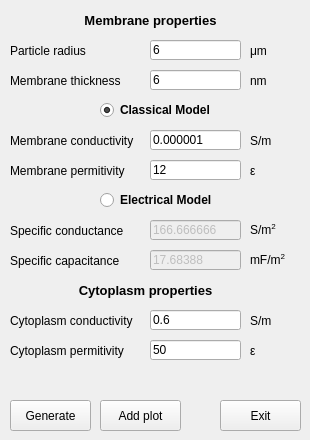
      <widget class="QWidget" name="ModelSingleShellTab">
       <attribute name="title">
        <string>Single shell</string>
       </attribute>
       <widget class="QPushButton" name="ModelSingleshellGenerateButton">
        <property name="geometry">
         <rect>
          <x>10</x>
          <y>400</y>
          <width>81</width>
          <height>31</height>
         </rect>
        </property>
        <property name="text">
         <string>Generate</string>
        </property>
       </widget>
       <widget class="QPushButton" name="ModelSingleshellAddplotButton">
        <property name="geometry">
         <rect>
          <x>100</x>
          <y>400</y>
          <width>81</width>
          <height>31</height>
         </rect>
        </property>
        <property name="text">
         <string>Add plot</string>
        </property>
       </widget>
       <widget class="QLabel" name="label_13">
        <property name="geometry">
         <rect>
          <x>10</x>
          <y>130</y>
          <width>141</width>
          <height>21</height>
         </rect>
        </property>
        <property name="text">
         <string>Membrane conductivity</string>
        </property>
       </widget>
       <widget class="QLineEdit" name="model_sish_membrane_perm_value_entry">
        <property name="geometry">
         <rect>
          <x>150</x>
          <y>160</y>
          <width>91</width>
          <height>20</height>
         </rect>
        </property>
        <property name="text">
         <string>12</string>
        </property>
       </widget>
       <widget class="QLabel" name="label_14">
        <property name="geometry">
         <rect>
          <x>250</x>
          <y>160</y>
          <width>31</width>
          <height>21</height>
         </rect>
        </property>
        <property name="text">
         <string>ε</string>
        </property>
       </widget>
       <widget class="QLabel" name="label_15">
        <property name="geometry">
         <rect>
          <x>250</x>
          <y>130</y>
          <width>31</width>
          <height>21</height>
         </rect>
        </property>
        <property name="text">
         <string>S/m</string>
        </property>
       </widget>
       <widget class="QLabel" name="label_16">
        <property name="geometry">
         <rect>
          <x>0</x>
          <y>10</y>
          <width>301</width>
          <height>21</height>
         </rect>
        </property>
        <property name="font">
         <font>
          <pointsize>10</pointsize>
          <weight>75</weight>
          <bold>true</bold>
         </font>
        </property>
        <property name="frameShape">
         <enum>QFrame::NoFrame</enum>
        </property>
        <property name="frameShadow">
         <enum>QFrame::Plain</enum>
        </property>
        <property name="text">
         <string>Membrane properties</string>
        </property>
        <property name="alignment">
         <set>Qt::AlignCenter</set>
        </property>
       </widget>
       <widget class="QLabel" name="label_17">
        <property name="geometry">
         <rect>
          <x>10</x>
          <y>160</y>
          <width>141</width>
          <height>21</height>
         </rect>
        </property>
        <property name="text">
         <string>Membrane permitivity</string>
        </property>
       </widget>
       <widget class="QLineEdit" name="model_sish_membrane_cond_value_entry">
        <property name="geometry">
         <rect>
          <x>150</x>
          <y>130</y>
          <width>91</width>
          <height>20</height>
         </rect>
        </property>
        <property name="text">
         <string>0.000001</string>
        </property>
       </widget>
       <widget class="QLabel" name="label_18">
        <property name="geometry">
         <rect>
          <x>10</x>
          <y>310</y>
          <width>141</width>
          <height>21</height>
         </rect>
        </property>
        <property name="text">
         <string>Cytoplasm conductivity</string>
        </property>
       </widget>
       <widget class="QLineEdit" name="model_sish_cytoplasm_perm_value_entry">
        <property name="geometry">
         <rect>
          <x>150</x>
          <y>340</y>
          <width>91</width>
          <height>20</height>
         </rect>
        </property>
        <property name="text">
         <string>50</string>
        </property>
       </widget>
       <widget class="QLabel" name="label_19">
        <property name="geometry">
         <rect>
          <x>10</x>
          <y>340</y>
          <width>141</width>
          <height>21</height>
         </rect>
        </property>
        <property name="text">
         <string>Cytoplasm permitivity</string>
        </property>
       </widget>
       <widget class="QLabel" name="label_20">
        <property name="geometry">
         <rect>
          <x>250</x>
          <y>340</y>
          <width>31</width>
          <height>21</height>
         </rect>
        </property>
        <property name="text">
         <string>ε</string>
        </property>
       </widget>
       <widget class="QLineEdit" name="model_sish_cytoplasm_cond_value_entry">
        <property name="geometry">
         <rect>
          <x>150</x>
          <y>310</y>
          <width>91</width>
          <height>20</height>
         </rect>
        </property>
        <property name="text">
         <string>0.6</string>
        </property>
       </widget>
       <widget class="QLabel" name="label_21">
        <property name="geometry">
         <rect>
          <x>250</x>
          <y>310</y>
          <width>31</width>
          <height>21</height>
         </rect>
        </property>
        <property name="text">
         <string>S/m</string>
        </property>
       </widget>
       <widget class="QLabel" name="label_22">
        <property name="geometry">
         <rect>
          <x>0</x>
          <y>280</y>
          <width>291</width>
          <height>21</height>
         </rect>
        </property>
        <property name="font">
         <font>
          <pointsize>10</pointsize>
          <weight>75</weight>
          <bold>true</bold>
         </font>
        </property>
        <property name="frameShape">
         <enum>QFrame::NoFrame</enum>
        </property>
        <property name="frameShadow">
         <enum>QFrame::Plain</enum>
        </property>
        <property name="text">
         <string>Cytoplasm properties</string>
        </property>
        <property name="alignment">
         <set>Qt::AlignCenter</set>
        </property>
       </widget>
       <widget class="QLineEdit" name="model_sish_membrane_thickness_value_entry">
        <property name="geometry">
         <rect>
          <x>150</x>
          <y>70</y>
          <width>91</width>
          <height>20</height>
         </rect>
        </property>
        <property name="text">
         <string>6</string>
        </property>
       </widget>
       <widget class="QLabel" name="label_68">
        <property name="geometry">
         <rect>
          <x>10</x>
          <y>70</y>
          <width>141</width>
          <height>21</height>
         </rect>
        </property>
        <property name="text">
         <string>Membrane thickness</string>
        </property>
       </widget>
       <widget class="QLabel" name="label_69">
        <property name="geometry">
         <rect>
          <x>250</x>
          <y>70</y>
          <width>31</width>
          <height>21</height>
         </rect>
        </property>
        <property name="text">
         <string>nm</string>
        </property>
       </widget>
       <widget class="QLabel" name="label_5">
        <property name="geometry">
         <rect>
          <x>250</x>
          <y>40</y>
          <width>31</width>
          <height>21</height>
         </rect>
        </property>
        <property name="text">
         <string>μm</string>
        </property>
       </widget>
       <widget class="QLabel" name="label_2">
        <property name="geometry">
         <rect>
          <x>10</x>
          <y>40</y>
          <width>141</width>
          <height>21</height>
         </rect>
        </property>
        <property name="text">
         <string>Particle radius</string>
        </property>
       </widget>
       <widget class="QLineEdit" name="model_sish_particle_radius_value_entry">
        <property name="geometry">
         <rect>
          <x>150</x>
          <y>40</y>
          <width>91</width>
          <height>20</height>
         </rect>
        </property>
        <property name="text">
         <string>6</string>
        </property>
       </widget>
       <widget class="QRadioButton" name="classicalmodeltoggle">
        <property name="geometry">
         <rect>
          <x>100</x>
          <y>100</y>
          <width>121</width>
          <height>20</height>
         </rect>
        </property>
        <property name="font">
         <font>
          <weight>75</weight>
          <bold>true</bold>
         </font>
        </property>
        <property name="text">
         <string>Classical Model</string>
        </property>
        <property name="checked">
         <bool>true</bool>
        </property>
       </widget>
       <widget class="QRadioButton" name="electricalmodelentry">
        <property name="geometry">
         <rect>
          <x>100</x>
          <y>190</y>
          <width>121</width>
          <height>20</height>
         </rect>
        </property>
        <property name="font">
         <font>
          <weight>75</weight>
          <bold>true</bold>
         </font>
        </property>
        <property name="text">
         <string>Electrical Model</string>
        </property>
       </widget>
       <widget class="QLabel" name="label_47">
        <property name="geometry">
         <rect>
          <x>10</x>
          <y>250</y>
          <width>141</width>
          <height>21</height>
         </rect>
        </property>
        <property name="text">
         <string>Specific capacitance</string>
        </property>
       </widget>
       <widget class="QLabel" name="label_48">
        <property name="geometry">
         <rect>
          <x>250</x>
          <y>220</y>
          <width>41</width>
          <height>21</height>
         </rect>
        </property>
        <property name="text">
         <string>&lt;html&gt;&lt;head/&gt;&lt;body&gt;&lt;p&gt;S/m&lt;span style=&quot; vertical-align:super;&quot;&gt;2&lt;/span&gt;&lt;/p&gt;&lt;/body&gt;&lt;/html&gt;</string>
        </property>
       </widget>
       <widget class="QLabel" name="label_49">
        <property name="geometry">
         <rect>
          <x>250</x>
          <y>250</y>
          <width>41</width>
          <height>21</height>
         </rect>
        </property>
        <property name="text">
         <string>&lt;html&gt;&lt;head/&gt;&lt;body&gt;&lt;p&gt;mF/m&lt;span style=&quot; vertical-align:super;&quot;&gt;2&lt;/span&gt;&lt;/p&gt;&lt;/body&gt;&lt;/html&gt;</string>
        </property>
       </widget>
       <widget class="QLabel" name="label_50">
        <property name="geometry">
         <rect>
          <x>10</x>
          <y>220</y>
          <width>141</width>
          <height>21</height>
         </rect>
        </property>
        <property name="text">
         <string>Specific conductance</string>
        </property>
       </widget>
       <widget class="QLineEdit" name="model_sish_membrane_conductance_value_entry">
        <property name="enabled">
         <bool>false</bool>
        </property>
        <property name="geometry">
         <rect>
          <x>150</x>
          <y>220</y>
          <width>91</width>
          <height>20</height>
         </rect>
        </property>
        <property name="text">
         <string>166.666666</string>
        </property>
       </widget>
       <widget class="QLineEdit" name="model_sish_membrane_capacitance_value_entry">
        <property name="enabled">
         <bool>false</bool>
        </property>
        <property name="geometry">
         <rect>
          <x>150</x>
          <y>250</y>
          <width>91</width>
          <height>20</height>
         </rect>
        </property>
        <property name="text">
         <string>17.68388</string>
        </property>
       </widget>
       <widget class="QPushButton" name="model_sish_exit_button">
        <property name="geometry">
         <rect>
          <x>220</x>
          <y>400</y>
          <width>81</width>
          <height>31</height>
         </rect>
        </property>
        <property name="text">
         <string>Exit</string>
        </property>
       </widget>
      </widget>
